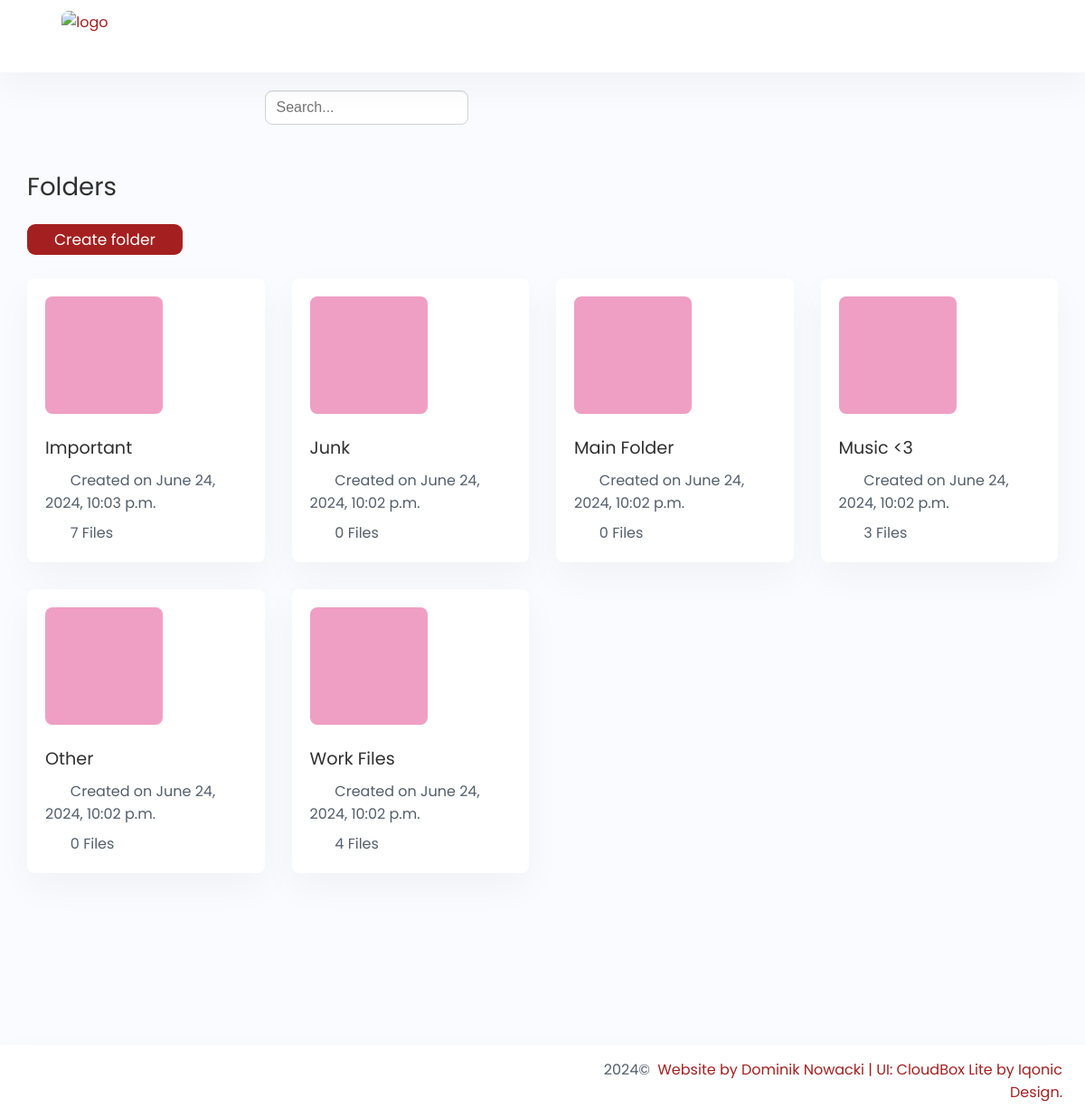
Screenshot of /folders/ (signed in) with the database file from the repository.
### storage/models.py (models this page shows, shortened)
class Folder(models.Model):
    id = models.UUIDField(primary_key=True, default=uuid4, editable=False)
    name = models.CharField(max_length=200)
    created = models.DateTimeField(auto_now_add=True)
    files_count = models.IntegerField(default=0)
    user = models.ForeignKey(User, on_delete=models.CASCADE)
    class Meta:
        ordering = ['name']

### storage/views.py (the view)
# urls.py: path('folders/',views.folders,name='folders'),
@login_required(login_url='login')
def folders(request):
    folders, searchFor = getFolder(request)
    folders, custom_range = paginateObjects(request,folders,9)
    context = {'folders':folders,'searchFor':searchFor,'custom_range':custom_range}
    context.update(getDriveSpaceInfo())
    return render(request, 'folders.html', context=context)

### storage/utils.py (called while the page is built)
def getFolder(request):
    searchFor = request.GET.get("q") if request.GET.get("q") != None else ""
    folder = Folder.objects.filter(
        Q(user__exact=request.user) &
        (
        Q(name__icontains=searchFor)
        )
    )
    return folder, searchFor

def paginateObjects(request, objects, results):
    page = request.GET.get('page') if request.GET.get('page') != None else 1
    paginator = Paginator(objects, results)
    try:
        objects = paginator.page(page)
    except PageNotAnInteger:
        page = 1
        objects = paginator.page(page)
    except EmptyPage:
        page = paginator.num_pages
        objects = paginator.page(page)
    leftIndex = (int(page) - 4)
    if leftIndex < 1:
        leftIndex = 1
    rightIndex = (int(page) + 5)
    if rightIndex > paginator.num_pages:
        rightIndex = paginator.num_pages + 1
    custom_range = range(leftIndex,rightIndex)
    return objects, custom_range

### storage/views.py (called while the page is built)
def getDirSize(start_path = '.'):
    total_size = 0
    for dirpath, dirnames, filenames in os.walk(start_path):
        for f in filenames:
            fp = os.path.join(dirpath, f)
            if not os.path.islink(fp):
                total_size += os.path.getsize(fp)
    return total_size

def getDriveSpaceInfo():
    totalSpace = 5.00 # GB
    usedSpace = round((getDirSize(os.path.join(settings.MEDIA_ROOT, os.path.join(f"files/"))))/1024/1024/1024,2)
    freeSpace = round(totalSpace - usedSpace,2)
    percent = (usedSpace/totalSpace) * 100
    return {'total':totalSpace,'used':usedSpace,'free':freeSpace,'percent':percent}

### storage/templates/folders.html (shortened to what this page needs)
{% extends 'main.html' %}
{% load static %}
{% block body %}
<div class="content-page">
    <div class="container-fluid">
        {% include 'search-bar.html' %}
        <div class="row">
            <div class="col-lg-12">
                <div class="card card-block card-stretch card-transparent">
                    <div class="card-header d-flex justify-content-between pb-0">
                        <div class="header-title">
                            <h3 class="card-title">Folders</h3>
                            <br>
                            <a href="{% url 'createFolder' %}"><span for="formFile" class="add-item">Create folder</span></a>
                        </div>
                    </div>
                </div>
            </div>
            {% for folder in folders %}
                <div class="col-md-6 col-sm-6 col-lg-3">
                    <div class="card card-block card-stretch card-height">
                        <div class="card-body">
                                <div class="d-flex justify-content-between">
                                    <a href="{% url 'singleFolder' folder.id %}" class="folder">
                                        <div class="icon-folder bg-danger rounded mb-4">
                                            <i class="ri-folder-2-line"></i>
                                        </div>
                                    </a>
                                    <div class="card-header-toolbar">
                                        <div class="dropdown">
                                            <span class="dropdown-toggle" id="dropdownMenuButton2" data-toggle="dropdown">
                                                <i class="ri-more-2-fill"></i>
                                            </span>
                                        </div>
                                    </div>
                                </div>
                                <a href="{% url 'singleFolder' folder.id %}" class="folder">
                                    <h5 class="mb-2">{{folder.name}}</h5>
                                    <p class="mb-2"><i class="lar la-clock text-danger mr-2 font-size-20"></i> Created on {{folder.created}}</p>
                                    <p class="mb-0"><i class="las la-file-alt text-danger mr-2 font-size-20"></i> {{folder.files_count}} File{{folder.files_count|pluralize}}</p>
                                </a>
                        </div>
                    </div>
                </div>
            {% endfor %}
        </div>
    </div>
</div>
{% endblock body %}

### templates/main.html (shortened to what this page needs)
{% load static %}
<!doctype html>
<html lang="en">
  	<head>
		<link rel="stylesheet" href="{% static 'assets/css/backend-plugin.min.css' %}">
		<link rel="stylesheet" href="{% static 'assets/css/backend.css' %}">
		<link rel="stylesheet" href="{% static 'assets/vendor/@fortawesome/fontawesome-free/css/all.min.css' %}">
		<link rel="stylesheet" href="{% static 'assets/vendor/line-awesome/dist/line-awesome/css/line-awesome.min.css' %}">
		<link rel="stylesheet" href="{% static 'assets/vendor/remixicon/fonts/remixicon.css' %}">
		<link rel="stylesheet" href="{% static 'assets/vendor/doc-viewer/include/pdf/pdf.viewer.css' %}">
		<link rel="stylesheet" href="{% static 'assets/vendor/doc-viewer/include/PPTXjs/css/pptxjs.css' %}">
		<link rel="stylesheet" href="{% static 'assets/vendor/doc-viewer/include/PPTXjs/css/nv.d3.min.css' %}">
		<link rel="stylesheet" href="{% static 'assets/vendor/doc-viewer/include/SheetJS/handsontable.full.min.css' %}">
		<link rel="stylesheet" href="{% static 'assets/vendor/doc-viewer/include/verySimpleImageViewer/css/jquery.verySimpleImageViewer.css' %}">
		<link rel="stylesheet" href="{% static 'assets/vendor/doc-viewer/include/officeToHtml/officeToHtml.css' %}">
	</head>
  <body class="  ">
    <div class="wrapper">
      {% include 'top.html' %}
      {% block body %}
      {% endblock body %}
    </div>
    {% include 'footer.html' %}
  </body>
</html>

### templates/navbar.html (shortened to what this page needs)
{% load static %}

### templates/top.html (shortened to what this page needs)
{% load static %}
<div class="iq-top-navbar">
    <div class="iq-navbar-custom">
        <nav class="navbar navbar-expand-lg navbar-light p-0">
        <div class="iq-navbar-logo d-flex align-items-center justify-content-between">
            <i class="ri-menu-line wrapper-menu"></i>
            <a href="{% url 'homeView' %}" class="header-logo">
                <img src="{% static 'assets/images/onlydrive.png' %}" class="img-fluid rounded-normal light-logo" alt="logo">
            </a>
        </div>
            <div class="d-flex align-items-center">
                <div class="collapse navbar-collapse" id="navbarSupportedContent">
                    <ul class="navbar-nav ml-auto navbar-list align-items-center">
                    <li class="nav-item nav-icon dropdown">
                        <a href="#" class="search-toggle dropdown-toggle" id="dropdownMenuButton02" data-toggle="dropdown" aria-haspopup="true" aria-expanded="false" >
                        <i class="ri-settings-3-line"></i>
                        </a>
                    </li>
                    </ul>
                </div>
            </div>
        </nav>
    </div>
</div>

### templates/search-bar.html
<form action="" method="GET">
    <div class="row search-bar-row">
        <div class="col-lg-8">
            <input type="text" placeholder="Search..." class="search-bar-input" style="width: 30%; margin: auto;" name="q" value="{{searchFor}}">
        </div>
    </div>
</form>

### templates/footer.html
<footer class="iq-footer">
    <div class="container-fluid">
        <div class="row">
            <div class="col-lg-6">
            </div>
            <div class="col-lg-6 text-right">
                <span class="mr-1"><script>document.write(new Date().getFullYear())</script>©</span> <a href="#" class="">Website by Dominik Nowacki | UI: CloudBox Lite by Iqonic Design.</a>
            </div>
        </div>
    </div>
</footer>

### rows the page displays
Folder: name "Important", created "June 24, 2024, 10:03 p.m.", files_count "7"
Folder: name "Junk", created "June 24, 2024, 10:02 p.m.", files_count "0"
Folder: name "Main Folder", created "June 24, 2024, 10:02 p.m.", files_count "0"
Folder: name "Music <3", created "June 24, 2024, 10:02 p.m.", files_count "3"
Folder: name "Other", created "June 24, 2024, 10:02 p.m.", files_count "0"
Folder: name "Work Files", created "June 24, 2024, 10:02 p.m.", files_count "4"
